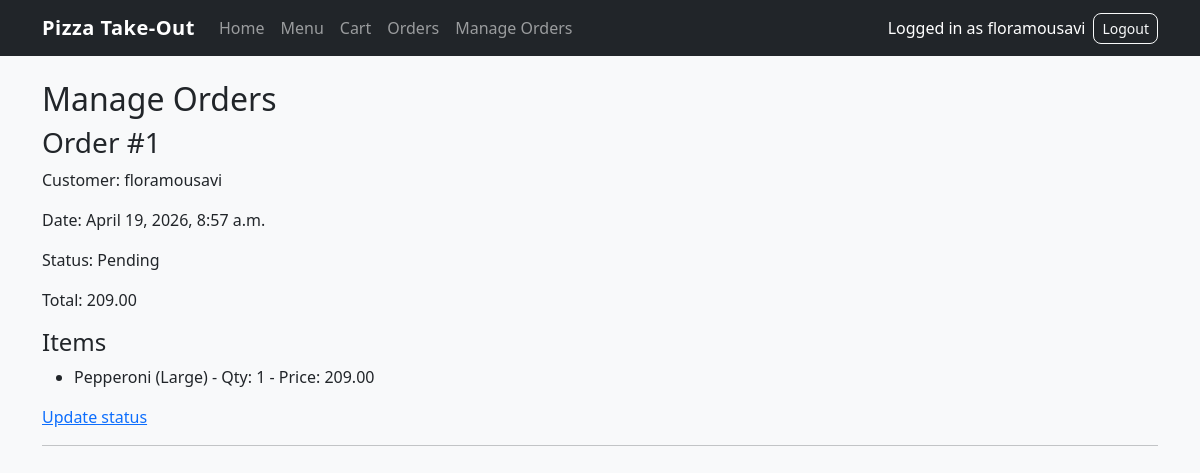
Before: /orders/staff/ (signed in) with the older database file.
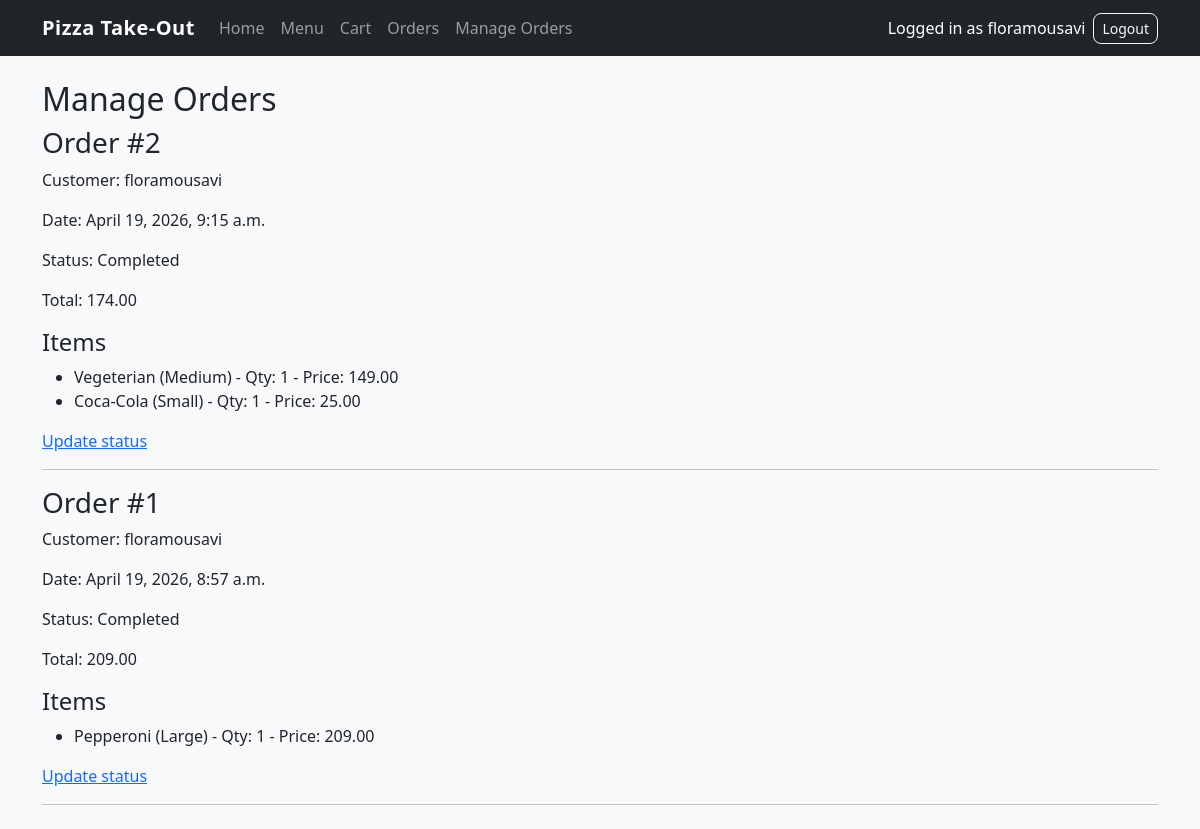
After: the same page with the newer database file.
### orders/models.py (models this page shows, shortened)
class Order(models.Model):
    STATUS_PENDING = "Pending"
    STATUS_PREPARING = "Preparing"
    STATUS_COMPLETED = "Completed"
    STATUS_CHOICES = [
        (STATUS_PENDING, "Pending"),
        (STATUS_PREPARING, "Preparing"),
        (STATUS_COMPLETED, "Completed"),
    ]
    user = models.ForeignKey(
        settings.AUTH_USER_MODEL,
        on_delete=models.CASCADE,
        related_name="orders"
    )
    created_at = models.DateTimeField(auto_now_add=True)
    total_price = models.DecimalField(max_digits=8, decimal_places=2, default=0.00)
    status = models.CharField(max_length=20, choices=STATUS_CHOICES, default=STATUS_PENDING)

class OrderItem(models.Model):
    order = models.ForeignKey(Order, on_delete=models.CASCADE, related_name="items")
    pizza = models.ForeignKey(Pizza, on_delete=models.SET_NULL, null=True, blank=True)
    drink = models.ForeignKey(Drink, on_delete=models.SET_NULL, null=True, blank=True)
    pizza_size = models.ForeignKey(PizzaSize, on_delete=models.SET_NULL, null=True, blank=True)
    selected_toppings = models.ManyToManyField(Topping, blank=True)
    quantity = models.PositiveIntegerField(default=1)
    item_name_snapshot = models.CharField(max_length=150)
    item_price_snapshot = models.DecimalField(max_digits=8, decimal_places=2)

### orders/views.py (the view)
# urls.py: path("staff/", views.staff_order_list, name="staff_order_list"),
@login_required
@user_passes_test(staff_required)
def staff_order_list(request):
    orders = Order.objects.all().order_by("-created_at")
    return render(request, "orders/staff_order_list.html", {"orders": orders})

### orders/views.py (called while the page is built)
def staff_required(user):
    return user.is_staff

### orders/templates/orders/staff_order_list.html (shortened to what this page needs)
{% extends "base.html" %}
{% block content %}
    <h2>Manage Orders</h2>
    {% if orders %}
        {% for order in orders %}
            <div>
                <h3>Order #{{ order.id }}</h3>
                <p>Customer: {{ order.user.username }}</p>
                <p>Date: {{ order.created_at }}</p>
                <p>Status: {{ order.status }}</p>
                <p>Total: {{ order.total_price }}</p>
                <h4>Items</h4>
                <ul>
                    {% for item in order.items.all %}
                        <li>
                            {{ item.item_name_snapshot }} -
                            Qty: {{ item.quantity }} -
                            Price: {{ item.item_price_snapshot }}
                        </li>
                    {% endfor %}
                </ul>
                <p>
                    <a href="{% url 'orders:update_order_status' order.id %}">Update status</a>
                </p>
                <hr>
            </div>
        {% endfor %}
    {% else %}
        <p>No orders found.</p>
    {% endif %}
{% endblock %}

### templates/base.html (shortened to what this page needs)
{% load static %}
<!DOCTYPE html>
<html lang="en">
<head>
    <link href="https://cdn.jsdelivr.net/npm/bootstrap@5.3.8/dist/css/bootstrap.min.css" rel="stylesheet">
    <link rel="stylesheet" href="{% static 'css/style.css' %}">
</head>
<body class="bg-light">
    <nav class="navbar navbar-expand-lg navbar-dark bg-dark">
        <div class="container">
            <a class="navbar-brand" href="{% url 'menu:home' %}">Pizza Take-Out</a>
            <div class="collapse navbar-collapse" id="mainNavbar">
                <ul class="navbar-nav me-auto mb-2 mb-lg-0">
                    <li class="nav-item">
                        <a class="nav-link" href="{% url 'menu:home' %}">Home</a>
                    </li>
                    <li class="nav-item">
                        <a class="nav-link" href="{% url 'menu:menu_list' %}">Menu</a>
                    </li>
                    <li class="nav-item">
                        <a class="nav-link" href="{% url 'orders:cart' %}">Cart</a>
                    </li>
                    <li class="nav-item">
                        <a class="nav-link" href="{% url 'orders:order_history' %}">Orders</a>
                    </li>
                    {% if user.is_authenticated and user.is_staff %}
                        <li class="nav-item">
                            <a class="nav-link" href="{% url 'orders:staff_order_list' %}">Manage Orders</a>
                        </li>
                    {% endif %}
                </ul>
                <div class="d-flex align-items-center gap-2">
                    {% if user.is_authenticated %}
                        <span class="text-white">Logged in as {{ user.username }}</span>
                        <form action="{% url 'accounts:logout' %}" method="post" class="mb-0">
                            <button type="submit" class="btn btn-outline-light btn-sm">Logout</button>
                        </form>
                    {% else %}
                        <a href="{% url 'accounts:login' %}" class="btn btn-outline-light btn-sm">Login</a>
                        <a href="{% url 'accounts:register' %}" class="btn btn-warning btn-sm">Register</a>
                    {% endif %}
                </div>
            </div>
        </div>
    </nav>
    <div class="container my-4">
        {% block content %}
        {% endblock %}
    </div>
</body>
</html>

### static/css/style.css (style rules this page uses)
body { min-height: 100vh; }
.navbar-brand { font-weight: 700; letter-spacing: 0.5px; }
.btn { border-radius: 8px; }
h1, h2, h3, h4, h5 { color: #212529; }

Changed rows visible on the page:
added Order: id "2", user.username "floramousavi", created_at "April 19, 2026, 9:15 a.m.", status "Completed", total_price "174.00"
added OrderItem: item_name_snapshot "Vegeterian (Medium)", quantity "1", item_price_snapshot "149.00", shown under "2"
added OrderItem: item_name_snapshot "Coca-Cola (Small)", quantity "1", item_price_snapshot "25.00", shown under "2"
changed Order "April 19, 2026, 8:57 a.m.": status "Pending" → "Completed"
